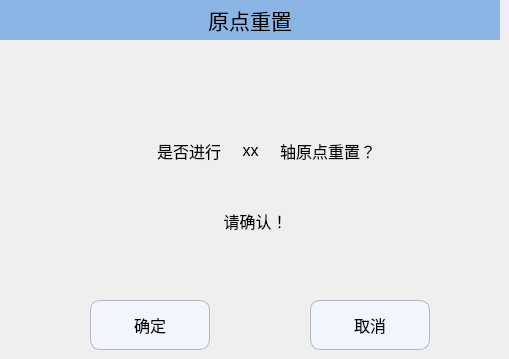
   <widget class="QWidget" name="page_13">
    <widget class="QLabel" name="label_89">
     <property name="geometry">
      <rect>
       <x>230</x>
       <y>70</y>
       <width>40</width>
       <height>40</height>
      </rect>
     </property>
     <property name="minimumSize">
      <size>
       <width>40</width>
       <height>40</height>
      </size>
     </property>
     <property name="maximumSize">
      <size>
       <width>40</width>
       <height>40</height>
      </size>
     </property>
     <property name="text">
      <string/>
     </property>
     <property name="pixmap">
      <pixmap resource="../resource.qrc">:/RunPage/runpage_images/alarm.png</pixmap>
     </property>
    </widget>
    <widget class="QPushButton" name="Btn_originRstOK">
     <property name="geometry">
      <rect>
       <x>90</x>
       <y>300</y>
       <width>120</width>
       <height>50</height>
      </rect>
     </property>
     <property name="minimumSize">
      <size>
       <width>120</width>
       <height>50</height>
      </size>
     </property>
     <property name="maximumSize">
      <size>
       <width>120</width>
       <height>50</height>
      </size>
     </property>
     <property name="font">
      <font>
       <pointsize>12</pointsize>
      </font>
     </property>
     <property name="styleSheet">
      <string notr="true">QPushButton
{
    background-color:#F1F5FE;
    border-style:solid; /*边框风格*/
    border-width:1px;/*边框宽度*/
    border-color:#B4B6BC; /*边框颜色*/
    border-radius:10px; /*边框倒角*/
}
QPushButton:pressed
{
    border-style:outset; /*边框风格*/
    background-color:qlineargradient(x1: 0, y1: 0, x2: 0, y2: 1, stop:0 #00befa, stop: 1 #0160ea);/*背景色*/
    border-width:1px;/*边框宽度*/
    border-color:#0055ff; /*边框颜色*/
    border-radius:10px; /*边框倒角*/
}</string>
     </property>
     <property name="text">
      <string>确定</string>
     </property>
     <property name="icon">
      <iconset resource="../resource.qrc">
       <normaloff>:/ManualPage/manualpage_images/ok.png</normaloff>:/ManualPage/manualpage_images/ok.png</iconset>
     </property>
     <property name="iconSize">
      <size>
       <width>40</width>
       <height>40</height>
      </size>
     </property>
    </widget>
    <widget class="QLabel" name="label_90">
     <property name="geometry">
      <rect>
       <x>0</x>
       <y>0</y>
       <width>500</width>
       <height>40</height>
      </rect>
     </property>
     <property name="minimumSize">
      <size>
       <width>500</width>
       <height>40</height>
      </size>
     </property>
     <property name="maximumSize">
      <size>
       <width>500</width>
       <height>30</height>
      </size>
     </property>
     <property name="font">
      <font>
       <pointsize>16</pointsize>
      </font>
     </property>
     <property name="styleSheet">
      <string notr="true">QLabel{background-color:#8BB5E5;}</string>
     </property>
     <property name="text">
      <string>原点重置</string>
     </property>
     <property name="alignment">
      <set>Qt::AlignCenter</set>
     </property>
    </widget>
    <widget class="QPushButton" name="Btn_originRstCancel">
     <property name="geometry">
      <rect>
       <x>310</x>
       <y>300</y>
       <width>120</width>
       <height>50</height>
      </rect>
     </property>
     <property name="minimumSize">
      <size>
       <width>120</width>
       <height>50</height>
      </size>
     </property>
     <property name="maximumSize">
      <size>
       <width>120</width>
       <height>50</height>
      </size>
     </property>
     <property name="font">
      <font>
       <pointsize>12</pointsize>
      </font>
     </property>
     <property name="styleSheet">
      <string notr="true">QPushButton
{
    background-color:#F1F5FE;
    border-style:solid; /*边框风格*/
    border-width:1px;/*边框宽度*/
    border-color:#B4B6BC; /*边框颜色*/
    border-radius:10px; /*边框倒角*/
}
QPushButton:pressed
{
    border-style:outset; /*边框风格*/
    background-color:qlineargradient(x1: 0, y1: 0, x2: 0, y2: 1, stop:0 #00befa, stop: 1 #0160ea);/*背景色*/
    border-width:1px;/*边框宽度*/
    border-color:#0055ff; /*边框颜色*/
    border-radius:10px; /*边框倒角*/
}</string>
     </property>
     <property name="text">
      <string>取消</string>
     </property>
     <property name="icon">
      <iconset resource="../resource.qrc">
       <normaloff>:/ManualPage/manualpage_images/cancel.png</normaloff>:/ManualPage/manualpage_images/cancel.png</iconset>
     </property>
     <property name="iconSize">
      <size>
       <width>30</width>
       <height>30</height>
      </size>
     </property>
    </widget>
    <widget class="QLabel" name="label_91">
     <property name="geometry">
      <rect>
       <x>100</x>
       <y>130</y>
       <width>121</width>
       <height>41</height>
      </rect>
     </property>
     <property name="font">
      <font>
       <pointsize>12</pointsize>
      </font>
     </property>
     <property name="text">
      <string>是否进行</string>
     </property>
     <property name="alignment">
      <set>Qt::AlignRight|Qt::AlignTrailing|Qt::AlignVCenter</set>
     </property>
    </widget>
    <widget class="QLabel" name="label_92">
     <property name="geometry">
      <rect>
       <x>180</x>
       <y>200</y>
       <width>151</width>
       <height>41</height>
      </rect>
     </property>
     <property name="font">
      <font>
       <pointsize>12</pointsize>
      </font>
     </property>
     <property name="text">
      <string>请确认！</string>
     </property>
     <property name="alignment">
      <set>Qt::AlignCenter</set>
     </property>
    </widget>
    <widget class="QLabel" name="label_axisOriginRst">
     <property name="geometry">
      <rect>
       <x>230</x>
       <y>130</y>
       <width>41</width>
       <height>41</height>
      </rect>
     </property>
     <property name="font">
      <font>
       <pointsize>12</pointsize>
      </font>
     </property>
     <property name="text">
      <string>xx</string>
     </property>
     <property name="alignment">
      <set>Qt::AlignCenter</set>
     </property>
    </widget>
    <widget class="QLabel" name="label_93">
     <property name="geometry">
      <rect>
       <x>280</x>
       <y>130</y>
       <width>151</width>
       <height>41</height>
      </rect>
     </property>
     <property name="font">
      <font>
       <pointsize>12</pointsize>
      </font>
     </property>
     <property name="text">
      <string>轴原点重置？</string>
     </property>
     <property name="alignment">
      <set>Qt::AlignLeading|Qt::AlignLeft|Qt::AlignVCenter</set>
     </property>
    </widget>
   </widget>
